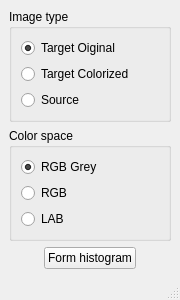
<?xml version="1.0" encoding="UTF-8"?>
<ui version="4.0">
 <class>HistogramWindow</class>
 <widget class="QMainWindow" name="HistogramWindow">
  <property name="windowModality">
   <enum>Qt::ApplicationModal</enum>
  </property>
  <property name="geometry">
   <rect>
    <x>0</x>
    <y>0</y>
    <width>180</width>
    <height>265</height>
   </rect>
  </property>
  <property name="sizeIncrement">
   <size>
    <width>1</width>
    <height>1</height>
   </size>
  </property>
  <property name="baseSize">
   <size>
    <width>400</width>
    <height>300</height>
   </size>
  </property>
  <property name="windowTitle">
   <string>Histogram</string>
  </property>
  <widget class="QWidget" name="centralwidget">
   <layout class="QVBoxLayout" name="verticalLayout_3">
    <item>
     <widget class="QGroupBox" name="gbImageType">
      <property name="title">
       <string>Image type</string>
      </property>
      <layout class="QVBoxLayout" name="verticalLayout">
       <item>
        <widget class="QRadioButton" name="rbTargOrig">
         <property name="text">
          <string>Target Oiginal</string>
         </property>
         <property name="checked">
          <bool>true</bool>
         </property>
        </widget>
       </item>
       <item>
        <widget class="QRadioButton" name="rbTargColor">
         <property name="text">
          <string>Target Colorized</string>
         </property>
        </widget>
       </item>
       <item>
        <widget class="QRadioButton" name="rbSource">
         <property name="text">
          <string>Source</string>
         </property>
        </widget>
       </item>
      </layout>
     </widget>
    </item>
    <item>
     <widget class="QGroupBox" name="gbColorSpaceType">
      <property name="title">
       <string>Color space</string>
      </property>
      <layout class="QVBoxLayout" name="verticalLayout_2">
       <item>
        <widget class="QRadioButton" name="rbRGBGrey">
         <property name="text">
          <string>RGB Grey</string>
         </property>
         <property name="checked">
          <bool>true</bool>
         </property>
        </widget>
       </item>
       <item>
        <widget class="QRadioButton" name="rbRGB">
         <property name="text">
          <string>RGB</string>
         </property>
         <property name="checked">
          <bool>false</bool>
         </property>
        </widget>
       </item>
       <item>
        <widget class="QRadioButton" name="rbLAB">
         <property name="text">
          <string>LAB</string>
         </property>
        </widget>
       </item>
      </layout>
     </widget>
    </item>
    <item>
     <layout class="QHBoxLayout" name="rbLayout">
      <item>
       <spacer name="horizontalSpacer">
        <property name="orientation">
         <enum>Qt::Horizontal</enum>
        </property>
        <property name="sizeHint" stdset="0">
         <size>
          <width>40</width>
          <height>20</height>
         </size>
        </property>
       </spacer>
      </item>
      <item>
       <widget class="QPushButton" name="pbFormHist">
        <property name="text">
         <string>Form histogram</string>
        </property>
       </widget>
      </item>
      <item>
       <spacer name="horizontalSpacer_2">
        <property name="orientation">
         <enum>Qt::Horizontal</enum>
        </property>
        <property name="sizeHint" stdset="0">
         <size>
          <width>40</width>
          <height>20</height>
         </size>
        </property>
       </spacer>
      </item>
     </layout>
    </item>
   </layout>
  </widget>
  <widget class="QStatusBar" name="statusbar"/>
  <action name="actionTargOriginal">
   <property name="checkable">
    <bool>true</bool>
   </property>
   <property name="text">
    <string>Target Original</string>
   </property>
  </action>
  <action name="actionTargColorized">
   <property name="checkable">
    <bool>true</bool>
   </property>
   <property name="text">
    <string>Target Colorized</string>
   </property>
  </action>
  <action name="actionSource">
   <property name="checkable">
    <bool>true</bool>
   </property>
   <property name="text">
    <string>Source</string>
   </property>
  </action>
  <action name="actionHistRGB">
   <property name="checkable">
    <bool>true</bool>
   </property>
   <property name="text">
    <string>RGB</string>
   </property>
  </action>
  <action name="actionHistLAB">
   <property name="checkable">
    <bool>true</bool>
   </property>
   <property name="enabled">
    <bool>false</bool>
   </property>
   <property name="text">
    <string>LAB</string>
   </property>
  </action>
 </widget>
 <resources/>
 <connections/>
</ui>
